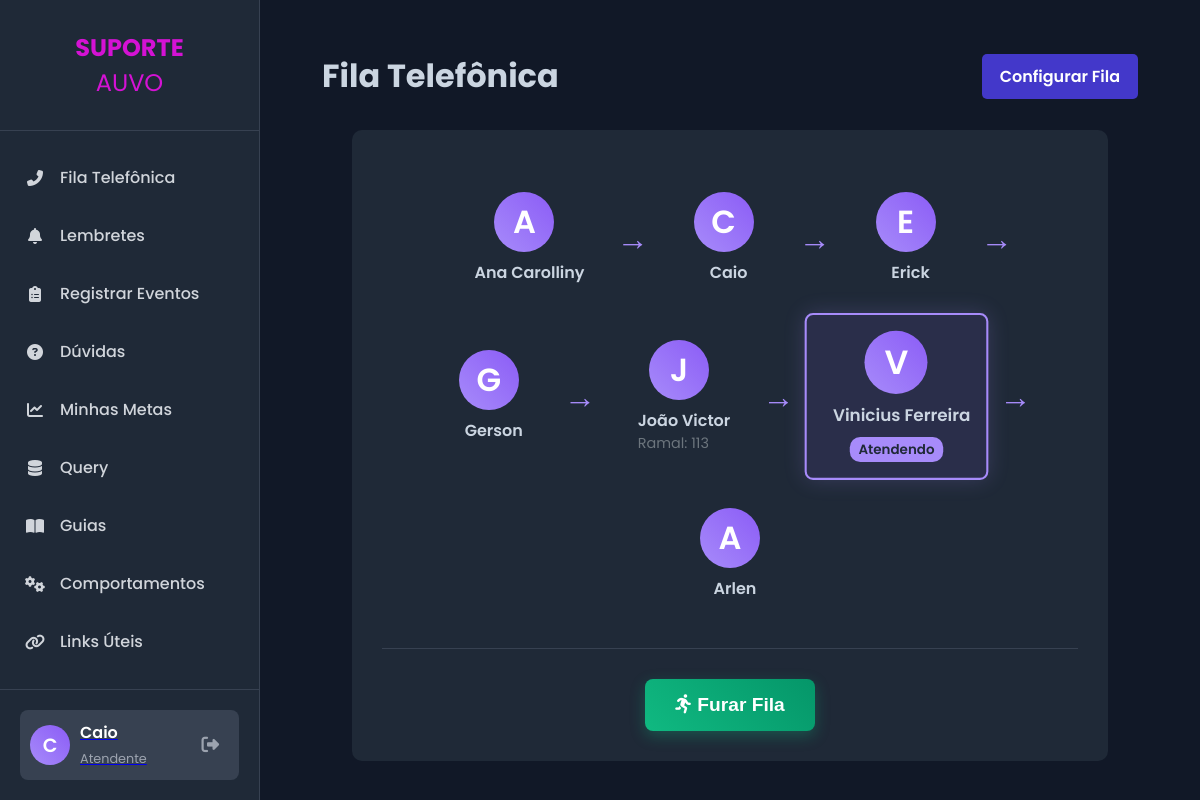
/fila-telefonica (signed in), run on the app's committed database.
### app.py (models this page shows, shortened)
class User(db.Model, UserMixin):
    id = db.Column(db.Integer, primary_key=True)
    name = db.Column(db.String(150), nullable=False)
    username = db.Column(db.String(80), unique=True, nullable=False)
    email = db.Column(db.String(120), unique=True, nullable=False)
    password_hash = db.Column(db.String(128), nullable=False)
    discord_id = db.Column(db.String(50), nullable=True, unique=True)
    is_admin = db.Column(db.Boolean, nullable=False, default=False)
    manager_id = db.Column(db.Integer, db.ForeignKey('user.id'), nullable=True) # <<< ADICIONADO AQUI
    lunch_start = db.Column(db.Time, nullable=True)
    lunch_end = db.Column(db.Time, nullable=True)
    ramal = db.Column(db.String(10), nullable=True)

class PhoneQueueMember(db.Model):
    id = db.Column(db.Integer, primary_key=True)
    user_id = db.Column(db.Integer, db.ForeignKey('user.id'), nullable=False)
    position = db.Column(db.Integer, nullable=False)
    user = db.relationship('User')

### app.py (the view)
@app.route('/fila-telefonica')
@login_required
def fila_telefonica():
    queue_members = PhoneQueueMember.query.order_by(PhoneQueueMember.position).all()
    current_state = PhoneQueueState.query.filter_by(key='current_user_id').first()
    current_attendant_id = None
    if current_state and current_state.value.isdigit():
        current_attendant_id = int(current_state.value)
    elif queue_members:
        current_attendant_id = queue_members[0].user_id
    queue_user_ids = [member.user_id for member in queue_members]
    return render_template('fila_telefonica.html', title="Fila Telefônica", queue_members=queue_members, current_attendant_id=current_attendant_id, queue_user_ids=queue_user_ids)

### app.py (called while the page is built)
@app.context_processor
def inject_now():
    return {'now': datetime.utcnow()}

@login_manager.user_loader
def load_user(user_id):
    return User.query.get(int(user_id))

### templates/fila_telefonica.html (shortened to what this page needs)
{% extends "base.html" %}
{% block content %}
<div class="content-padding">
    <div class="fila-header">
        <h1>{{ title }}</h1>
        <a href="{{ url_for('configurar_fila') }}" class="config-btn">Configurar Fila</a>
    </div>
    <div class="fila-container">
        {% if queue_members %}
            <div class="fila-visual">
                {% for member in queue_members %}
                   <div class="fila-membro {% if member.user_id == current_attendant_id %}current{% endif %}">
    <div class="membro-avatar">{{ member.user.name[0] | upper }}</div>
    <div class="membro-details">
        <span class="membro-nome">{{ member.user.name }}</span>
        {% if member.user.ramal %}
            <span class="membro-ramal">Ramal: {{ member.user.ramal }}</span>
        {% endif %}
    </div>
    {% if member.user_id == current_attendant_id %}
        <span class="membro-status">Atendendo</span>
    {% endif %}
</div>
                    {% if not loop.last %}
                        <span class="fila-seta">→</span>
                    {% endif %}
                {% endfor %}
            </div>
            <div class="actions-container">
                <form method="POST" action="{{ url_for('atender_telefone') }}" style="display: inline;">
                    {% if current_user.id == current_attendant_id %}
                        <button type="submit" class="atender-btn">
                            <i class="fa-solid fa-phone-volume"></i> Atendi o Telefone
                        </button>
                    {% elif current_user.id in queue_user_ids %}
                         <button type="submit" class="atender-btn furar-fila-btn">
                            <i class="fa-solid fa-person-running"></i> Furar Fila
                        </button>
                    {% endif %}
                </form>
            </div>
        {% else %}
            <p class="placeholder-text">A fila telefônica ainda não foi configurada ou está vazia.</p>
        {% endif %}
    </div>
</div>
{% endblock %}

### templates/base.html (shortened to what this page needs)
<!DOCTYPE html>
<html lang="pt-br">
<head>
    <link rel="stylesheet" href="{{ url_for('static', filename='css/style.css') }}">
    <link rel="stylesheet" href="https://cdnjs.cloudflare.com/ajax/libs/font-awesome/6.2.0/css/all.min.css">
    {% block head_extra %}{% endblock %} </head>
<body>
    <div class="main-container">
        <nav class="sidebar">
            <div class="sidebar-header">
                <h1 style="color: #d412d4ff">SUPORTE</h1><span style="color: #d412d4ff; font-size: 1.5em;">AUVO</span>
            </div>
            <ul class="menu">
                <li class="menu-item">
                    <a href="{{ url_for('fila_telefonica') }}">
                        <i class="fa-solid fa-phone-alt menu-icon"></i>
                        <span>Fila Telefônica</span>
                    </a>
                </li>
                <li class="menu-item">
                    <a href="{{ url_for('list_reminders') }}">
                        <i class="fa-solid fa-bell menu-icon"></i>
                        <span>Lembretes</span>
                    </a>
                </li>
                <li class="menu-item">
                   <a href="{{ url_for('listar_eventos') }}">
                       <i class="fa-solid fa-clipboard-list menu-icon"></i>
                       <span>Registrar Eventos</span>
                   </a>
               </li>
                <li class="menu-item">
                   <a href="{{ url_for('listar_duvidas') }}">
                       <i class="fa-solid fa-question-circle menu-icon"></i>
                       <span>Dúvidas</span>
                   </a>
               </li>
              <li class="menu-item">
                    <a href="{{ url_for('minhas_metas') }}">
                        <i class="fa-solid fa-chart-line menu-icon"></i>
                        <span>Minhas Metas</span>
                    </a>
                </li>
                <li class="menu-item">
                       <a class="nav-link" href="{{ url_for('list_queries') }}">
                            <i class="fa-solid fa-database menu-icon"></i>
                            <span>Query</span>
                       </a>
                </li>
               <li class="menu-item">
                   <a href="{{ url_for('listar_guias') }}">
                       <i class="fa-solid fa-book-open menu-icon"></i>
                       <span>Guias</span>
                   </a>
               </li>
               <li class="menu-item">
                   <a href="{{ url_for('listar_comportamentos') }}">
                       <i class="fa-solid fa-cogs menu-icon"></i>
                       <span>Comportamentos</span>
                   </a>
               </li>
               <li class="menu-item">
                   <a href="{{ url_for('links_uteis') }}">
                       <i class="fa-solid fa-link menu-icon"></i>
                       <span>Links Úteis</span>
                   </a>
               </li>
                <li class="menu-item has-submenu" id="tickets-menu">
                    <a href="#">
                        <span>Tickets FreshDesk</span>
                    </a>
                </li>
            </ul>
           <div class="sidebar-footer">
                {% if current_user.is_authenticated %}
                <div class="user-profile">
                    <div class="user-avatar">
                         {% if current_user.avatar_filename %}
                            <img src="{{ url_for('static', filename='uploads/avatars/' + current_user.avatar_filename) }}" alt="Avatar">
                        {% else %}
                            {{ current_user.name[0] }}
                        {% endif %}
                    </div>
                    <a href="{{ url_for('profile') }}" class="user-profile-link" title="Editar Perfil">
                        <div class="user-info">
                            <span class="user-name">{{ current_user.name }}</span>
                            <span class="user-role">Atendente</span>
                        </div>
                    </a>
                    <a href="{{ url_for('logout') }}" class="logout-icon" title="Sair">
                        <i class="fa-solid fa-right-from-bracket"></i>
                    </a>
                </div>
                {% endif %}
            </div>
        </nav>
        <main class="content">
            {% block content %}{% endblock %}
        </main>
    </div>
</body>
</html>

### data on the page
User: name "C", name "Caio"
PhoneQueueMember: user "A", user.name "Ana Carolliny"
PhoneQueueMember: user "C", user.name "Caio"
PhoneQueueMember: user "E", user.name "Erick"
PhoneQueueMember: user "G", user.name "Gerson"
PhoneQueueMember: user "J", user.name "João Victor", user.ramal "113"
PhoneQueueMember: user "V", user.name "Vinicius Ferreira", shows "Atendendo"
PhoneQueueMember: user "A", user.name "Arlen"

### other printed values
{{ title }} "Fila Telefônica"
